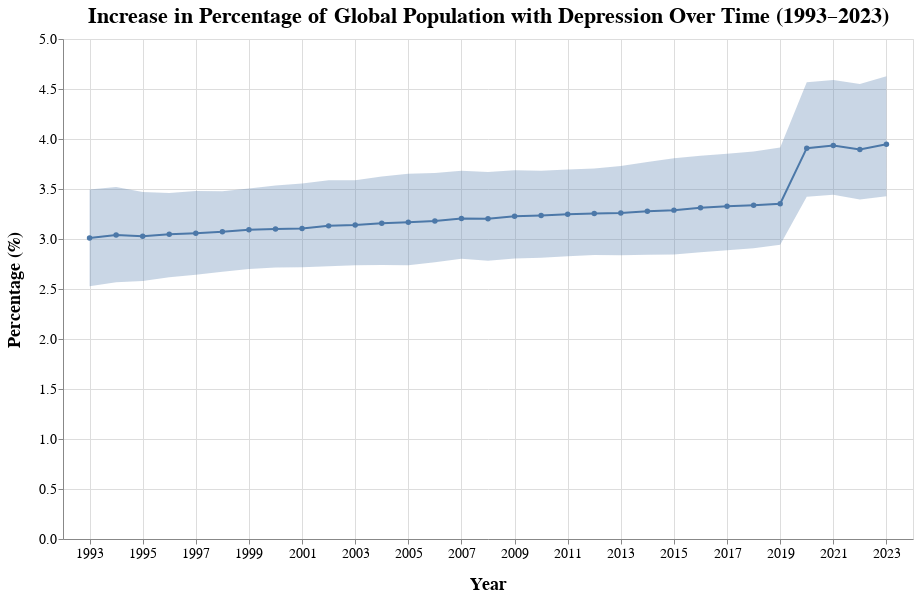

The cell this chart's notebook holds for it:
### Code cell
band = alt.Chart(df_prev_perc).mark_area(opacity=0.3).encode(
    x=alt.X(
        'year:Q',
        axis=alt.Axis(
            format='d', 
            title='Year',
            values=list(range(1993, 2024, 2)) 
        ),
        scale=alt.Scale(domain=[1992, 2024])
    ),
    y=alt.Y('lower:Q', axis=alt.Axis(title='Percentage (%)')), 
    y2='upper:Q'
)

line = alt.Chart(df_prev_perc).mark_line(point=True).encode(
    x=alt.X(
        'year:Q',
        axis=alt.Axis(
            format='d', 
            title='Year',
            values=list(range(1993, 2024, 2))
        ),
        scale=alt.Scale(domain=[1992, 2024])
    ),
    y='val:Q'
)


plot1 = (band + line).properties(
    width=850,
    height=500,
    title='Increase in Percentage of Global Population with Depression Over Time (1993–2023)'
).configure_axisX(
    labelFontSize=14,
    labelAngle=0,
    titleFontSize=18,
    titlePadding=15
).configure_axisY(
    labelFontSize=14,
    titleFontSize=18,
    titlePadding=15
).configure_title(
    fontSize=22
)

plot1

### Figure 1 — Vega-Lite specification as saved in the notebook (floating-point values rounded to 4 significant figures)
{"config": {"view": {"continuousWidth": 300, "continuousHeight": 300}, "axisX": {"labelAngle": 0, "labelFontSize": 14, "titleFontSize": 18, "titlePadding": 15}, "axisY": {"labelFontSize": 14, "titleFontSize": 18, "titlePadding": 15}, "title": {"fontSize": 22}}, "layer": [{"mark": {"type": "area", "opacity": 0.3}, "encoding": {"x": {"axis": {"format": "d", "title": "Year", "values": [1993, 1995, 1997, 1999, 2001, 2003, 2005, 2007, 2009, 2011, 2013, 2015, 2017, 2019, 2021, 2023]}, "field": "year", "scale": {"domain": [1992, 2024]}, "type": "quantitative"}, "y": {"axis": {"title": "Percentage (%)"}, "field": "lower", "type": "quantitative"}, "y2": {"field": "upper"}}}, {"mark": {"type": "line", "point": true}, "encoding": {"x": {"axis": {"format": "d", "title": "Year", "values": [1993, 1995, 1997, 1999, 2001, 2003, 2005, 2007, 2009, 2011, 2013, 2015, 2017, 2019, 2021, 2023]}, "field": "year", "scale": {"domain": [1992, 2024]}, "type": "quantitative"}, "y": {"field": "val", "type": "quantitative"}}}], "data": {"name": "data-589718b726e794301ae787a73e7a32ff"}, "height": 500, "title": "Increase in Percentage of Global Population with Depression Over Time (1993–2023)", "width": 850, "$schema": "https://vega.github.io/schema/vega-lite/v6.1.0.json", "datasets": {"data-589718b726e794301ae787a73e7a32ff": [{"measure": "Prevalence", "metric": "Percent", "year": 1993, "val": 3.009, "upper": 3.496, "lower": 2.529}, {"measure": "Prevalence", "metric": "Percent", "year": 1994, "val": 3.041, "upper": 3.52, "lower": 2.567}, {"measure": "Prevalence", "metric": "Percent", "year": 1995, "val": 3.028, "upper": 3.469, "lower": 2.58}, {"measure": "Prevalence", "metric": "Percent", "year": 1996, "val": 3.047, "upper": 3.46, "lower": 2.617}, {"measure": "Prevalence", "metric": "Percent", "year": 1998, "val": 3.072, "upper": 3.477, "lower": 2.673}, {"measure": "Prevalence", "metric": "Percent", "year": 1997, "val": 3.058, "upper": 3.48, "lower": 2.642}, {"measure": "Prevalence", "metric": "Percent", "year": 1999, "val": 3.093, "upper": 3.504, "lower": 2.7}, {"measure": "Prevalence", "metric": "Percent", "year": 2000, "val": 3.1, "upper": 3.535, "lower": 2.716}, {"measure": "Prevalence", "metric": "Percent", "year": 2001, "val": 3.106, "upper": 3.555, "lower": 2.718}, {"measure": "Prevalence", "metric": "Percent", "year": 2002, "val": 3.131, "upper": 3.588, "lower": 2.728}, {"measure": "Prevalence", "metric": "Percent", "year": 2003, "val": 3.139, "upper": 3.588, "lower": 2.738}, {"measure": "Prevalence", "metric": "Percent", "year": 2004, "val": 3.158, "upper": 3.626, "lower": 2.739}, {"measure": "Prevalence", "metric": "Percent", "year": 2005, "val": 3.167, "upper": 3.652, "lower": 2.736}, {"measure": "Prevalence", "metric": "Percent", "year": 2006, "val": 3.179, "upper": 3.66, "lower": 2.766}, {"measure": "Prevalence", "metric": "Percent", "year": 2007, "val": 3.205, "upper": 3.683, "lower": 2.802}, {"measure": "Prevalence", "metric": "Percent", "year": 2008, "val": 3.203, "upper": 3.67, "lower": 2.782}, {"measure": "Prevalence", "metric": "Percent", "year": 2009, "val": 3.228, "upper": 3.688, "lower": 2.805}, {"measure": "Prevalence", "metric": "Percent", "year": 2010, "val": 3.236, "upper": 3.682, "lower": 2.812}, {"measure": "Prevalence", "metric": "Percent", "year": 2011, "val": 3.248, "upper": 3.695, "lower": 2.827}, {"measure": "Prevalence", "metric": "Percent", "year": 2012, "val": 3.256, "upper": 3.705, "lower": 2.839}, {"measure": "Prevalence", "metric": "Percent", "year": 2013, "val": 3.26, "upper": 3.729, "lower": 2.837}, {"measure": "Prevalence", "metric": "Percent", "year": 2014, "val": 3.278, "upper": 3.77, "lower": 2.843}, {"measure": "Prevalence", "metric": "Percent", "year": 2015, "val": 3.289, "upper": 3.807, "lower": 2.844}, {"measure": "Prevalence", "metric": "Percent", "year": 2017, "val": 3.327, "upper": 3.853, "lower": 2.886}, {"measure": "Prevalence", "metric": "Percent", "year": 2016, "val": 3.313, "upper": 3.832, "lower": 2.869}, {"measure": "Prevalence", "metric": "Percent", "year": 2019, "val": 3.353, "upper": 3.916, "lower": 2.943}, {"measure": "Prevalence", "metric": "Percent", "year": 2020, "val": 3.909, "upper": 4.567, "lower": 3.423}, {"measure": "Prevalence", "metric": "Percent", "year": 2018, "val": 3.338, "upper": 3.876, "lower": 2.909}, {"measure": "Prevalence", "metric": "Percent", "year": 2021, "val": 3.936, "upper": 4.589, "lower": 3.444}, {"measure": "Prevalence", "metric": "Percent", "year": 2022, "val": 3.895, "upper": 4.551, "lower": 3.396}, {"measure": "Prevalence", "metric": "Percent", "year": 2023, "val": 3.948, "upper": 4.627, "lower": 3.428}]}}
